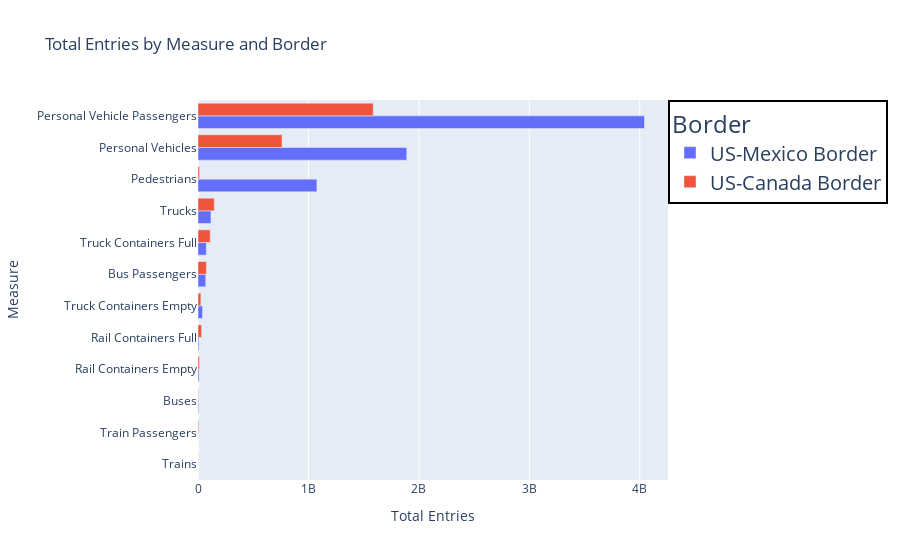

Notebook source saved alongside this figure:
### Markdown cell above
<!DOCTYPE html>
<html lang="ar">
<head>
    <meta charset="UTF-8">
    <meta name="viewport" content="width=device-width, initial-scale=1.0">
    <title>الإدخالات حسب الشهر</title>
    <style>
        body {
            font-family: 'Tajawal', sans-serif;
            direction: rtl; /* النص يبدأ من اليمين لليسار */
            background-color: #f1f8e9;
            color: #333;
            margin: 0;
            padding: 20px;
        }
        .container {
            max-width: 850px;
            background: linear-gradient(135deg, #ffffff, #c8e6c9);
            padding: 25px;
            margin: auto;
            border-radius: 15px;
            box-shadow: 0 4px 15px rgba(0, 0, 0, 0.2);
            color:rgb(8, 8, 8);
        }
        h1 {
            text-align: center; /* العنوان في المنتصف */
            color: #2e7d32;
            font-size: 28px;
        }
        p {
            font-size: 18px;
            line-height: 1.8;
            text-align: right; /* تأكيد أن النص يبدأ من اليمين لليسار */
        }
    </style>
</head>
<body>
    <div class="container">
        <h1>الإدخالات حسب النوع</h1>
        <p>
           أكثر أنواع الدخول شيوعا لكلا الحدين هي المركبات الشخصية لكلا الحدودين تليها مداخل المشاة. مداخل المشاة أكثر شيوعا في حدود المكسيك. النوع الثالث الأكثر شيوعا هو الشاحنات وهذا النوع من العبور أكثر شيوعا على الحدود الكندية. يمكننا أيضا القول أن معظم الشاحنات التي تدخل الولايات المتحدة من المكسيك لأغراض الاستيراد لأنها تبدو وكأنها تدخل بحاويات شاحنات فارغة وفي الوقت نفسه على الحدود الكندية ، فإن الأمر عكس ذلك تماما 
        </p>
    </div>
</body>
</html>

### Code cell
# بيانات القياس
measure_data = data.groupby(['Border', 'Measure'])['Total Entries'].agg(
    ['sum']).reset_index().sort_values('sum', ascending=False).rename(columns={'sum': 'Total Entries'})

# رسم بياني باستخدام plotly
fig = px.bar(measure_data, 
             x='Total Entries', 
             y='Measure', 
             color='Border', 
             orientation='h',  # لتكون الأشرطة أفقية
             title="Total Entries by Measure and Border",
             color_continuous_scale='plasma')

# تخصيص ترتيب الأشرطة لتكون بجانب بعضها
fig.update_layout(
    barmode='group',  # لجعل الأشرطة تظهر بجانب بعضها بدلاً من مكدسة
    yaxis_categoryorder='total ascending',  # ترتيب القيم في المحور الرأسي بحيث الأكبر في الأعلى
)

# تخصيص الأساطير
fig.update_layout(
    legend_title="Border",
    legend=dict(
        x=1,  # وضع الأسطورة في الجهة اليمنى
        y=1,
        traceorder="normal",
        font=dict(size=20),
        bgcolor="rgba(255, 255, 255, 0)",
        bordercolor="Black",
        borderwidth=2
    )
)

# عرض الرسم البياني
fig.show()

### Figure 1 — Plotly figure (JSON) as saved in the notebook; plotly's stock layout.template omitted (floating-point values rounded to 4 significant figures)
{"data": [{"alignmentgroup": "True", "hovertemplate": "Border=US-Mexico Border<br>Total Entries=%{x}<br>Measure=%{y}<extra></extra>", "legendgroup": "US-Mexico Border", "marker": {"color": "#636efa", "pattern": {"shape": ""}}, "name": "US-Mexico Border", "offsetgroup": "US-Mexico Border", "orientation": "h", "showlegend": true, "textposition": "auto", "type": "bar", "x": [4043076782, 1890535412, 1076593384, 117244433, 74970813, 70092929, 41057442, 9350352, 8281197, 5589037, 295479, 213450], "xaxis": "x", "y": ["Personal Vehicle Passengers", "Personal Vehicles", "Pedestrians", "Trucks", "Truck Containers Full", "Bus Passengers", "Truck Containers Empty", "Rail Containers Empty", "Rail Containers Full", "Buses", "Train Passengers", "Trains"], "yaxis": "y"}, {"alignmentgroup": "True", "hovertemplate": "Border=US-Canada Border<br>Total Entries=%{x}<br>Measure=%{y}<extra></extra>", "legendgroup": "US-Canada Border", "marker": {"color": "#EF553B", "pattern": {"shape": ""}}, "name": "US-Canada Border", "offsetgroup": "US-Canada Border", "orientation": "h", "showlegend": true, "textposition": "auto", "type": "bar", "x": [1586449974, 761000003, 147487510, 110492381, 75934445, 32211453, 25978593, 13474580, 13036047, 6177238, 3165357, 719820], "xaxis": "x", "y": ["Personal Vehicle Passengers", "Personal Vehicles", "Trucks", "Truck Containers Full", "Bus Passengers", "Rail Containers Full", "Truck Containers Empty", "Pedestrians", "Rail Containers Empty", "Train Passengers", "Buses", "Trains"], "yaxis": "y"}], "layout": {"barmode": "group", "legend": {"bgcolor": "rgba(255, 255, 255, 0)", "bordercolor": "Black", "borderwidth": 2, "font": {"size": 20}, "title": {"text": "Border"}, "tracegroupgap": 0, "traceorder": "normal", "x": 1, "y": 1}, "title": {"text": "Total Entries by Measure and Border"}, "xaxis": {"anchor": "y", "domain": [0, 1], "title": {"text": "Total Entries"}}, "yaxis": {"anchor": "x", "categoryorder": "total ascending", "domain": [0, 1], "title": {"text": "Measure"}}}}
